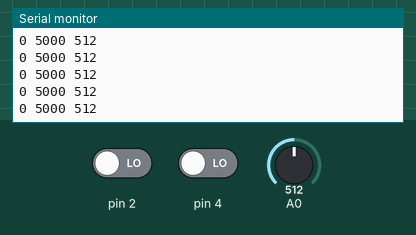
Simulated run of this sketch. Board: Arduino Uno, built with avr-gcc and run on an emulated ATmega328P. On the bench: the last lines printed to the serial monitor. The inputs (shaded band) are chosen by the test bench; at power-on: A0 = 512, pin 2 LOW, pin 4 LOW.

Above: at 1.2 s.
1.3 s: A0 set to 105
At 1.33 s:
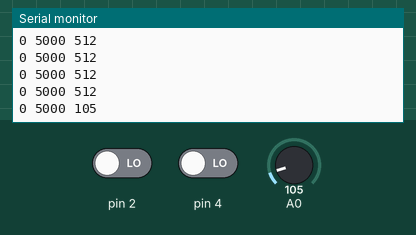
4.3 s: A0 set to 94
At 4.31 s:
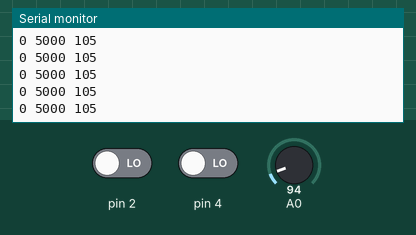
Timing chart, 0 to 7.3 s (numbered marks = the images above; inputs shaded):
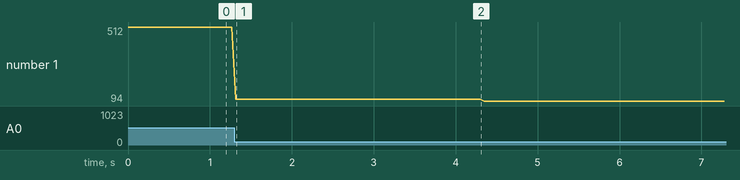

The sketch:

EKG_Local.ino
```cpp
void setup() {
  Serial.begin(9600);
  pinMode(2, INPUT);
  pinMode(4, INPUT);

}

void loop() {
  if((digitalRead(2) == 1) || (digitalRead(4) == 1)){
    Serial.println('!');
  }
  else{
    Serial.print(0);
    Serial.print(" ");
    Serial.print(5000);
    Serial.print(" ");
    Serial.println(analogRead(A0));

  }
  delay(50);

}
```

Measured:
- after the input at 1.3 s, the serial monitor: prints a new line at once (image 1)
- plotted number 1: 512 → 105 after the input at 1.3 s, 105 → 94 after the input at 4.3 s
